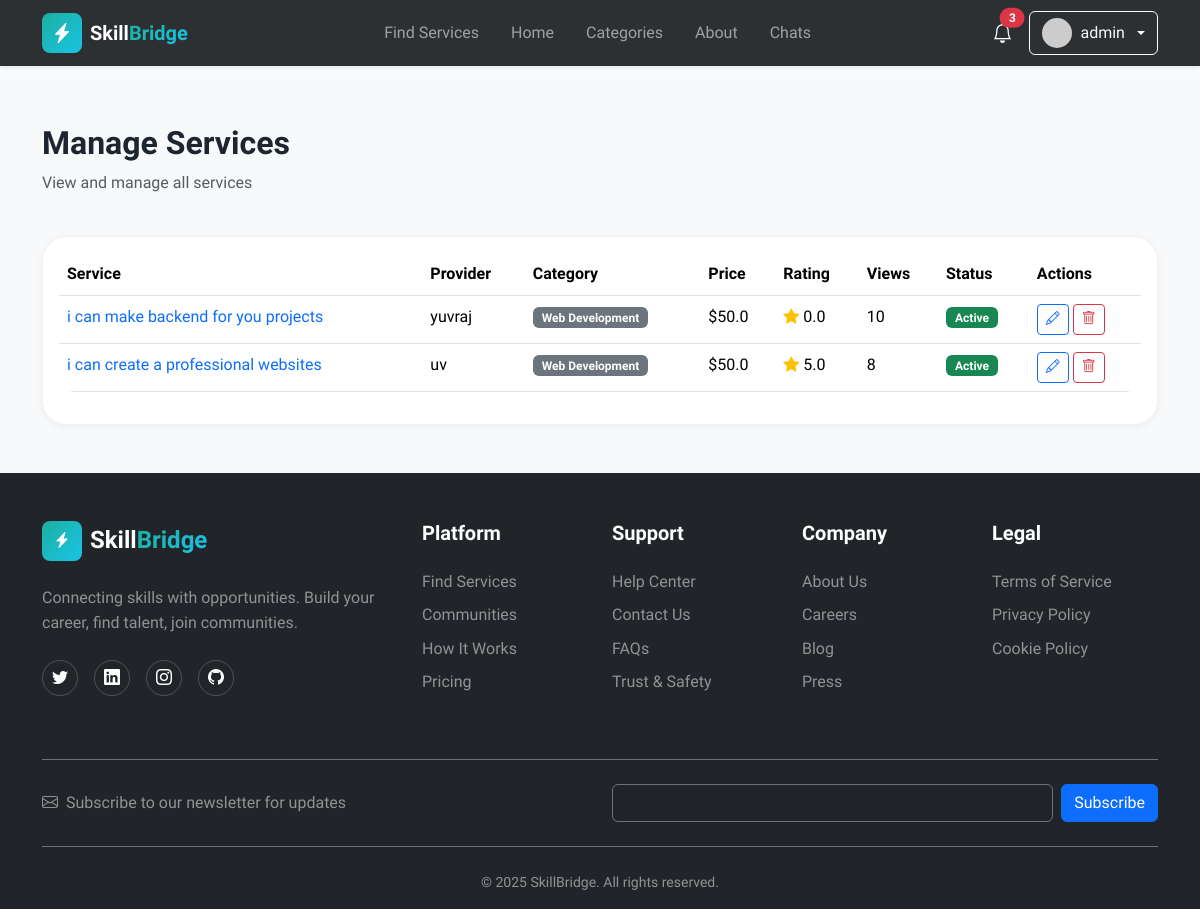
Page /admin/services (signed in) on the committed database.
### models.py (models this page shows, shortened)
class User(UserMixin, db.Model):
    __tablename__ = 'users'
    id = db.Column(db.Integer, primary_key=True)
    username = db.Column(db.String(80), unique=True, nullable=False, index=True)
    email = db.Column(db.String(120), unique=True, nullable=False, index=True)
    password_hash = db.Column(db.String(255), nullable=False)
    user_type = db.Column(db.String(20), nullable=False, default='client')
    full_name = db.Column(db.String(100))
    bio = db.Column(db.Text)
    avatar_url = db.Column(db.String(255), default='default-avatar.png')
    phone = db.Column(db.String(20))
    is_active = db.Column(db.Boolean, default=True)
    is_verified = db.Column(db.Boolean, default=False)
    created_at = db.Column(db.DateTime, default=datetime.utcnow, nullable=False)
    updated_at = db.Column(db.DateTime, default=datetime.utcnow, onupdate=datetime.utcnow)
    services = db.relationship('Service', backref='provider', lazy='dynamic',
                              foreign_keys='Service.user_id')
    reviews = db.relationship('Review', backref='reviewer', lazy='dynamic',
                             foreign_keys='Review.user_id')
    orders_as_buyer = db.relationship('Order', backref='buyer', lazy='dynamic',
                                     foreign_keys='Order.buyer_id')
    orders_as_seller = db.relationship('Order', backref='seller', lazy='dynamic',
                                      foreign_keys='Order.seller_id')
    favorites = db.relationship('Favorite', backref='user', lazy='dynamic',
                               cascade='all, delete-orphan')
    notifications = db.relationship('Notification', backref='user', lazy='dynamic',
                                   cascade='all, delete-orphan')
    def is_admin(self):
        return self.user_type == 'admin'
    def get_unread_notifications_count(self):
        return self.notifications.filter_by(is_read=False).count()
    def get_recent_notifications(self, limit=5):
        return self.notifications.order_by(db.text('created_at desc')).limit(limit)
    def get_avatar_url(self):
        from flask import url_for
        if not self.avatar_url or self.avatar_url == 'default-avatar.png':
            return f"https://ui-avatars.com/api/?name={self.username}&background=random&color=fff&size=128"
        if self.avatar_url.startswith('http'):
            return self.avatar_url
        return url_for('static', filename='images/' + self.avatar_url)

class Service(db.Model):
    __tablename__ = 'services'
    id = db.Column(db.Integer, primary_key=True)
    title = db.Column(db.String(200), nullable=False, index=True)
    description = db.Column(db.Text, nullable=False)
    price = db.Column(db.Float, nullable=False)
    delivery_time = db.Column(db.String(50))  # e.g., "3 days", "1 week"
    user_id = db.Column(db.Integer, db.ForeignKey('users.id'), nullable=False, index=True)
    category_id = db.Column(db.Integer, db.ForeignKey('categories.id'), nullable=False, index=True)
    favorited_by = db.relationship('Favorite', backref='service', lazy='dynamic', cascade='all, delete-orphan')
    image_url = db.Column(db.String(255), default='default-service.jpg')
    tags = db.Column(db.String(255))
    is_active = db.Column(db.Boolean, default=True)
    view_count = db.Column(db.Integer, default=0)
    created_at = db.Column(db.DateTime, default=datetime.utcnow, index=True)
    updated_at = db.Column(db.DateTime, default=datetime.utcnow, onupdate=datetime.utcnow)
    reviews = db.relationship('Review', backref='service', lazy='dynamic',
                             cascade='all, delete-orphan')
    orders = db.relationship('Order', backref='service', lazy='dynamic')
    favorited_by = db.relationship('Favorite', backref='service', lazy='dynamic',
                                   cascade='all, delete-orphan')
    def get_average_rating(self):
        reviews = self.reviews.all()
        if not reviews:
            return 0.0
        total_rating = sum(review.rating for review in reviews)
        return round(total_rating / len(reviews), 1)

class Category(db.Model):
    __tablename__ = 'categories'
    id = db.Column(db.Integer, primary_key=True)
    name = db.Column(db.String(100), unique=True, nullable=False, index=True)
    description = db.Column(db.Text)
    icon = db.Column(db.String(50))  # Icon class name (e.g., 'bi-code')
    color = db.Column(db.String(50))  # Color class for styling
    created_at = db.Column(db.DateTime, default=datetime.utcnow)
    services = db.relationship('Service', backref='category', lazy='dynamic')

class Review(db.Model):
    __tablename__ = 'reviews'
    id = db.Column(db.Integer, primary_key=True)
    rating = db.Column(db.Integer, nullable=False)  # 1 to 5
    comment = db.Column(db.Text)
    service_id = db.Column(db.Integer, db.ForeignKey('services.id'), nullable=False, index=True)
    user_id = db.Column(db.Integer, db.ForeignKey('users.id'), nullable=False, index=True)
    created_at = db.Column(db.DateTime, default=datetime.utcnow)
    __table_args__ = (
        db.Index('idx_service_user', 'service_id', 'user_id'),
    )

### routes.py (the view)
@admin_bp.route('/services')
@admin_required
def services():
    services = Service.query.order_by(Service.created_at.desc()).all()
    return render_template('admin/services.html', services=services)

### routes.py (called while the page is built)
def admin_required(f):
    @wraps(f)
    def decorated_function(*args, **kwargs):
        if not current_user.is_authenticated or not current_user.is_admin():
            flash('You need admin privileges to access this page.', 'danger')
            return redirect(url_for('main.index'))
        return f(*args, **kwargs)
    return decorated_function

### templates/admin/services.html (shortened to what this page needs)
{% extends 'base.html' %}
{% block content %}
<section class="py-5 bg-light">
    <div class="container">
        <div class="row mb-4">
            <div class="col">
                <h2 class="fw-bold">Manage Services</h2>
                <p class="text-muted">View and manage all services</p>
            </div>
        </div>
        <div class="card">
            <div class="card-body">
                <div class="table-responsive">
                    <table class="table table-hover">
                        <thead>
                            <tr>
                                <th>Service</th>
                                <th>Provider</th>
                                <th>Category</th>
                                <th>Price</th>
                                <th>Rating</th>
                                <th>Views</th>
                                <th>Status</th>
                                <th>Actions</th>
                            </tr>
                        </thead>
                        <tbody>
                            {% for service in services %}
                            <tr>
                                <td>
                                    <a href="{{ url_for('service.detail', service_id=service.id) }}"
                                        class="text-decoration-none fw-medium">
                                        {{ service.title[:50] }}{% if service.title|length > 50 %}...{% endif %}
                                    </a>
                                </td>
                                <td>{{ service.provider.username }}</td>
                                <td>
                                    <span class="badge bg-secondary">{{ service.category.name }}</span>
                                </td>
                                <td>${{ service.price }}</td>
                                <td>
                                    <i class="bi bi-star-fill text-warning"></i>
                                    {{ service.get_average_rating() }}
                                </td>
                                <td>{{ service.view_count }}</td>
                                <td>
                                    <span class="badge bg-{% if service.is_active %}success{% else %}danger{% endif %}">
                                        {% if service.is_active %}Active{% else %}Inactive{% endif %}
                                    </span>
                                </td>
                                <td>
                                    <a href="{{ url_for('service.edit', service_id=service.id) }}"
                                        class="btn btn-sm btn-outline-primary">
                                        <i class="bi bi-pencil"></i>
                                    </a>
                                    <form method="POST" action="{{ url_for('service.delete', service_id=service.id) }}"
                                        class="d-inline">
                                        <button type="submit" class="btn btn-sm btn-outline-danger"
                                            onclick="return confirm('Are you sure?')">
                                            <i class="bi bi-trash"></i>
                                        </button>
                                    </form>
                                </td>
                            </tr>
                            {% endfor %}
                        </tbody>
                    </table>
                </div>
            </div>
        </div>
    </div>
</section>
{% endblock %}

### templates/components/header.html (shortened to what this page needs)
<header class="navbar navbar-expand-lg navbar-dark bg-dark fixed-top shadow-sm">
    <div class="container">
        <a class="navbar-brand d-flex align-items-center" href="{{ url_for('main.index') }}">
            <div class="logo-icon gradient-primary rounded-3 p-2 me-2">
                <i class="bi bi-lightning-charge-fill text-white"></i>
            </div>
            <span class="fw-bold">Skill<span class="text-gradient">Bridge</span></span>
        </a>
        <div class="collapse navbar-collapse" id="navbarNav">
            <ul class="navbar-nav mx-auto">
                <li class="nav-item">
                    <a class="nav-link" href="{{ url_for('service.browse') }}">Find Services</a>
                </li>
                <li class="nav-item">
                    <a class="nav-link" href="{{ url_for('main.index') }}">Home</a>
                </li>
                <li class="nav-item">
                    <a class="nav-link" href="{{ url_for('main.index') }}#categories">Categories</a>
                </li>
                <li class="nav-item">
                    <a class="nav-link" href="{{ url_for('main.about') }}">About</a>
                </li>
                {% if current_user.is_authenticated %}
                <li class="nav-item">
                    <a class="nav-link" href="{{ url_for('user.chats') }}">Chats</a>
                </li>
                {% endif %}
            </ul>
            <div class="d-flex align-items-center gap-3 mt-3 mt-lg-0">
                {% if current_user.is_authenticated %}
                <div class="dropdown">
                    <button class="btn btn-link text-white position-relative p-0" type="button"
                        data-bs-toggle="dropdown">
                        <i class="bi bi-bell fs-5"></i>
                        {% set unread_count = current_user.get_unread_notifications_count() %}
                        {% if unread_count > 0 %}
                        <span class="position-absolute top-0 start-100 translate-middle badge rounded-pill bg-danger">
                            {{ unread_count }}
                        </span>
                        {% endif %}
                    </button>
                </div>
                <div class="dropdown">
                    <button class="btn btn-outline-light dropdown-toggle d-flex align-items-center gap-2" type="button"
                        data-bs-toggle="dropdown">
                        <img src="{{ current_user.get_avatar_url() }}" alt="Avatar" class="rounded-circle" width="30"
                            height="30">
                        <span>{{ current_user.username }}</span>
                    </button>
                </div>
                {% else %}
                <a href="{{ url_for('auth.login') }}" class="btn btn-outline-light">Log In</a>
                <a href="{{ url_for('auth.register') }}" class="btn btn-gradient-primary">Get Started</a>
                {% endif %}
            </div>
        </div>
    </div>
</header>
<div style="height: 76px;"></div>

### static/css/custom.css (style rules this page uses)
:root { --primary-color: hsl(174, 72%, 40%); --primary-dark: hsl(174, 72%, 30%); --primary-light: hsl(174, 72%, 50%); --accent-color: hsl(15, 90%, 60%); --background: hsl(210, 20%, 98%); --foreground: hsl(215, 25%, 15%); --card-bg: hsl(0, 0%, 100%); --muted: hsl(215, 15%, 60%); --gradient-primary: linear-gradient(135deg, hsl(174, 72%, 40%), hsl(190, 80%, 50%)); --gradient-accent: linear-gradient(135deg, hsl(15, 90%, 60%), hsl(35, 95%, 55%)); --gradient-hero: linear-gradient(135deg, hsl(215, 25%, 12%), hsl(220, 30%, 18%)); --shadow-sm: 0 2px 8px -2px rgba(0, 0, 0, 0.08); --shadow-md: 0 8px 24px -8px rgba(0, 0, 0, 0.12); --shadow-lg: 0 16px 48px -16px rgba(0, 0, 0, 0.15); --shadow-glow: 0 0 40px rgba(23, 162, 184, 0.25); --section-padding: 5rem 0; --radius-sm: 0.5rem; --radius-md: 1rem; --radius-lg: 1.5rem; --radius-xl: 2rem; }
* { margin: 0; padding: 0; box-sizing: border-box; }
body { font-family: 'Sora', -apple-system, BlinkMacSystemFont, 'Segoe UI', sans-serif; background-color: var(--background); color: var(--foreground); line-height: 1.6; overflow-x: hidden; }
h1, h2, h3, h4, h5, h6 { font-weight: 700; line-height: 1.2; }
a { transition: all 0.3s ease; }
.gradient-primary { background: var(--gradient-primary); }
.text-gradient { background: var(--gradient-primary); -webkit-background-clip: text; -webkit-text-fill-color: transparent; background-clip: text; }
.navbar { backdrop-filter: blur(10px); background-color: rgba(33, 37, 41, 0.95) !important; transition: all 0.3s ease; }
.logo-icon { width: 40px; height: 40px; display: flex; align-items: center; justify-content: center; transition: all 0.3s ease; }
.nav-link { font-weight: 500; position: relative; padding: 0.5rem 1rem !important; }
.nav-link::after { content: ''; position: absolute; bottom: 0; left: 50%; width: 0; height: 2px; background: var(--gradient-primary); transition: all 0.3s ease; transform: translateX(-50%); }
.card { border-radius: var(--radius-lg); border: 1px solid rgba(0, 0, 0, 0.05); box-shadow: var(--shadow-sm); }
.table { border-radius: var(--radius-md); overflow: hidden; }
.table thead { background: var(--background); }
.badge { padding: 0.35em 0.75em; font-weight: 600; }

### rows in the picture
User: username "admin"
Service: title "i can make backend for you projects", provider.username "yuvraj", category.name "Web Development", price "50.0", get_average_rating "0.0", view_count "10", is_active "Active"
Service: title "i can create a professional websites", provider.username "uv", category.name "Web Development", price "50.0", get_average_rating "5.0", view_count "8", is_active "Active"

### other values in the picture
{{ unread_count }} "3"
